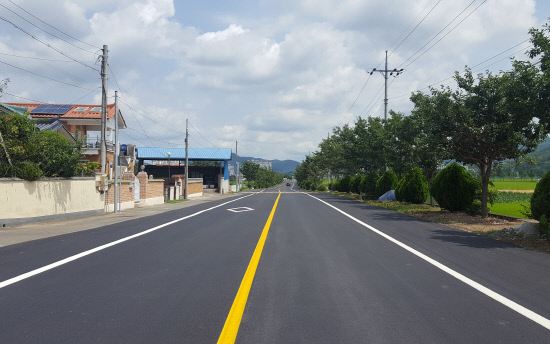
//> input picture F458/dsp/ccs_backup1/sunggu/sample.jpg, 550 x 344 px
$ ./dsp_performance   (built with g++ and OpenCV 4)
//> lines starting //> are read from the running program, lines starting //| are printed output that depends on the picture
//Currently we use only Cortex-A5
//So now we use C6678 DSP

#include <opencv2/imgproc/imgproc.hpp>
#include <opencv2/highgui/highgui.hpp>
#include <opencv2/core/ocl.hpp>
#include <unistd.h>
#include <stdio.h>
#include <time.h>

double tdiff_calc(struct timespec &tp_start, struct timespec &tp_end)
{
	return (double)(tp_end.tv_nsec - tp_start.tv_nsec) * 0.000001 +
		(double)(tp_end.tv_sec - tp_start.tv_sec) * 1000.0;
}

using namespace cv;

int main(int argc, char **argv)
{
	struct timespec tp0, tp1, tp2, tp3;
	UMat	img, gray;
	imread(("sample.jpg"), 1).copyTo(img);
//> img is the input picture: 344 rows x 550 cols, CV_8UC3; mean B, G, R 132.7, 130.8, 125.4

	clock_gettime(CLOCK_MONOTONIC, &tp0);
	cvtColor(img, gray, COLOR_BGR2GRAY);
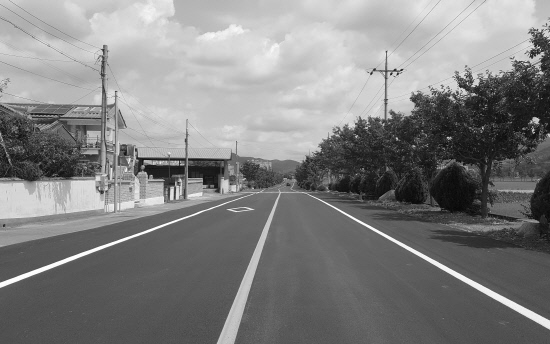
//> gray: 344 rows x 550 cols, CV_8UC1; min 7, max 255, mean 129.4
	clock_gettime(CLOCK_MONOTONIC, &tp1);
	GaussianBlur(gray, gray, Size(5, 5), 1.25);
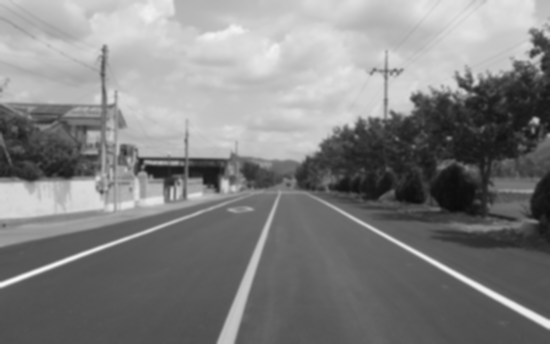
//> gray: 344 rows x 550 cols, CV_8UC1; min 11, max 248, mean 129.4
	clock_gettime(CLOCK_MONOTONIC, &tp2);
	Canny(gray, gray, 0, 30);
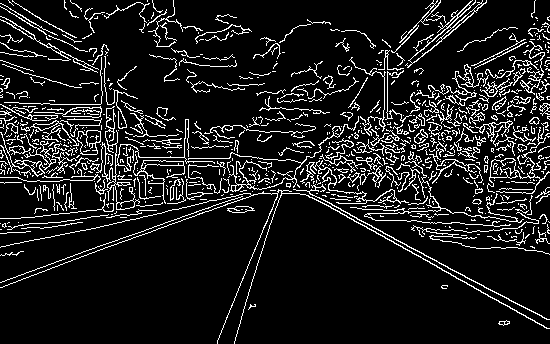
//> gray: 344 rows x 550 cols, CV_8UC1; 11.3% white in thin lines or dots
	clock_gettime(CLOCK_MONOTONIC, &tp3);

	printf("BGR2GRAY tdiff = %lf ms\n", tdiff_calc(tp0, tp1));
	printf("Gauss Blur tdiff = %lf ms\n", tdiff_calc(tp1, tp2));
	printf("Canny tdiff = %lf ms\n", tdiff_calc(tp2, tp3));

	imwrite("test.jpg", gray);

	imshow("test Image", gray);
	waitKey(0);
	destroyWindow("test Image");


	return 0;
}
